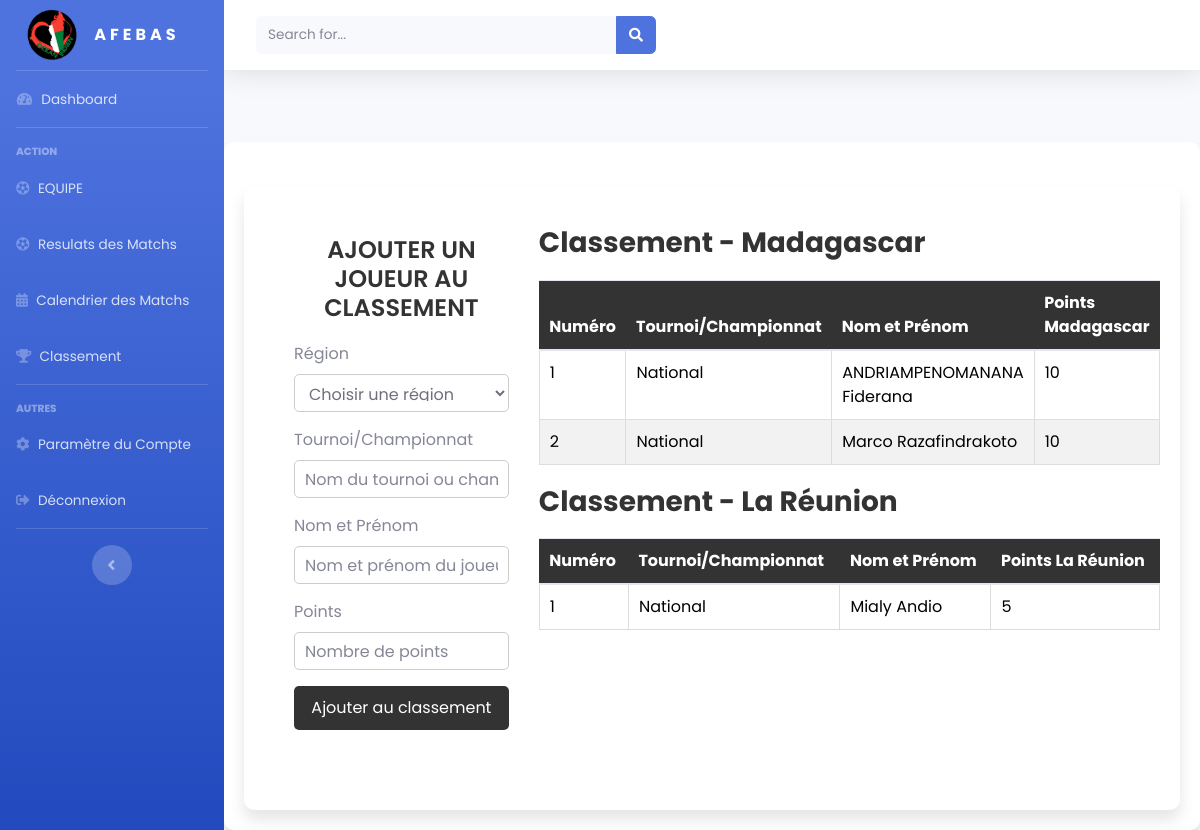
Page /classement.php on the committed database.
### tables this page shows
CREATE TABLE `classement` (
  `id` int(11) NOT NULL,
  `region` varchar(50) NOT NULL,
  `tournoi` varchar(100) NOT NULL,
  `nom_prenom` varchar(100) NOT NULL,
  `points` int(11) NOT NULL
);

### server/trait-two-classement.php (called while the page is built)
<?php
 require_once 'server/db.php';
 $stmt_mada = $pdo->prepare("SELECT * FROM classement WHERE region = 'madagascar' ORDER BY points DESC LIMIT 5");
 $stmt_mada->execute();
 $classement_mada = $stmt_mada->fetchAll(PDO::FETCH_ASSOC);
 $stmt_reunion = $pdo->prepare("SELECT * FROM classement WHERE region = 'la-reunion' ORDER BY points DESC LIMIT 5");
 $stmt_reunion->execute();
 $classement_reunion = $stmt_reunion->fetchAll(PDO::FETCH_ASSOC);

### classement.php (the view, shortened to what this page needs)
<?php
require_once 'server/trait-two-classement.php';
?>
<!DOCTYPE html>
<html lang="en">
<head>
    <link href="vendor/fontawesome-free/css/all.min.css" rel="stylesheet" type="text/css">
    <link rel="stylesheet" href="./asset/css/style2.css">
    <link rel="stylesheet" href="./asset/css/style3.css">
    <link rel="stylesheet" href="./asset/css/dash.css">
</head>
<body id="page-top">
    <div id="wrapper">
        <ul class="navbar-nav bg-gradient-primary sidebar sidebar-dark accordion" id="accordionSidebar">
            <a class="sidebar-brand d-flex align-items-center justify-content-center">
                <div class="sidebar-brand-icon rotate-n-15">
                    <img src="./asset/images/Logo.png" alt="" style="width: 50px;" alt="logo">
                </div>
                <div class="sidebar-brand-text mx-3" style="letter-spacing: 4px; font-weight: bold;">AFEBAS</div>
            </a>
            <hr class="sidebar-divider my-0">
            <li class="nav-item">
                <a class="nav-link">
                    <i class="fas fa-fw fa-tachometer-alt"></i>
                    <span>Dashboard</span></a>
            </li>
            <hr class="sidebar-divider">
            <div class="sidebar-heading">
                Action
            </div>
            <li class="nav-item">
                <a class="nav-link collapsed" href="./equipe.html">
                    <i class="fas fa-futbol"></i>
                    <span> EQUIPE</span>
                </a>
            </li>
            <li class="nav-item">
                <a class="nav-link collapsed" href="./resulandmatch.php">
                    <i class="fas fa-futbol"></i>
                    <span>Resulats des Matchs</span>
                </a>
            </li>
            <li class="nav-item">
                <a class="nav-link collapsed" href="./calendrier.php">
                    <i class="fas fa-calendar-alt"></i>
                    <span>Calendrier des Matchs</span>
                </a>
            </li>
            <li class="nav-item">
                <a class="nav-link collapsed" href="./classement.html">
                    <i class="fas fa-trophy"></i>
                    <span>Classement</span>
                </a>
            </li>
            <hr class="sidebar-divider">
            <div class="sidebar-heading">
                Autres
            </div>
            <li class="nav-item">
                <a class="nav-link" href="">
                    <i class="fas fa-cog"></i>
                    <span>Paramètre du Compte</span></a>
            </li>
            <li class="nav-item">
                <a class="nav-link" href="">
                    <i class="fas fa-sign-out-alt"></i>
                    <span>Déconnexion</span></a>
            </li>
            <hr class="sidebar-divider d-none d-md-block">
            <div class="text-center d-none d-md-inline">
                <button class="rounded-circle border-0" id="sidebarToggle"></button>
            </div>
        </ul>
        <div id="content-wrapper" class="d-flex flex-column">
            <div id="content">
                <nav class="navbar navbar-expand navbar-light bg-white topbar mb-4 static-top shadow">
                    <form
                        class="d-none d-sm-inline-block form-inline mr-auto ml-md-3 my-2 my-md-0 mw-100 navbar-search">
                        <div class="input-group">
                            <input type="text" class="form-control bg-light border-0 small" placeholder="Search for..."
                                aria-label="Search" aria-describedby="basic-addon2">
                            <div class="input-group-append">
                                <button class="btn btn-primary" type="button">
                                    <i class="fas fa-search fa-sm"></i>
                                </button>
                            </div>
                        </div>
                    </form>
                </nav>
                <br> <br>
                <div class="container">
                    <div class="container mt-4">
                        <div class="form-container">
                            <h2>Ajouter un joueur au classement</h2>
                            <form action="./server/trait-classement.php" method="post">
                                <div class="mb-3">
                                    <label for="region" class="form-label">Région</label>
                                    <select id="region" name="region" class="form-control" required>
                                        <option value="" disabled selected>Choisir une région</option>
                                    </select>
                                </div>
                                <div class="mb-3">
                                    <label for="tournament" class="form-label">Tournoi/Championnat</label>
                                    <input type="text" class="form-control" id="tournament" name="tournament"
                                        placeholder="Nom du tournoi ou championnat" required>
                                </div>
                                <div class="mb-3">
                                    <label for="name" class="form-label">Nom et Prénom</label>
                                    <input type="text" class="form-control" id="name" name="name"
                                        placeholder="Nom et prénom du joueur" required>
                                </div>
                                <div class="mb-3">
                                    <label for="points" class="form-label">Points</label>
                                    <input type="number" class="form-control" id="points" name="points"
                                        placeholder="Nombre de points" required>
                                </div>
                                <button type="submit" class="btn btn-primary">Ajouter au classement</button>
                            </form>
                        </div>
                        <div class="classements-container">
                            <div class="classement-madagascar">
                                <h3>Classement - Madagascar</h3>
                                <table class="table">
                                    <thead>
                                        <tr>
                                            <th>Numéro</th>
                                            <th>Tournoi/Championnat</th>
                                            <th>Nom et Prénom</th>
                                            <th>Points Madagascar</th>
                                        </tr>
                                    </thead>
                                    <tbody>
                                        <?php
                                        foreach ($classement_mada as $index => $joueur) {
                                            if ($index < 5) {
                                                echo "<tr>
                                <td>" . ($index + 1) . "</td>
                                <td>" . $joueur['tournoi'] . "</td>
                                <td>" . $joueur['nom_prenom'] . "</td>
                                <td>" . $joueur['points'] . "</td>
                            </tr>";
                                            }
                                        }
                                        ?>
                                    </tbody>
                                </table>
                            </div>
                            <div class="classement-reunion">
                                <h3>Classement - La Réunion</h3>
                                <table class="table">
                                    <thead>
                                        <tr>
                                            <th>Numéro</th>
                                            <th>Tournoi/Championnat</th>
                                            <th>Nom et Prénom</th>
                                            <th>Points La Réunion</th>
                                        </tr>
                                    </thead>
                                    <tbody>
                                        <?php
                                        foreach ($classement_reunion as $index => $joueur) {
                                            if ($index < 5) {
                                                echo "<tr>
                                <td>" . ($index + 1) . "</td>
                                <td>" . $joueur['tournoi'] . "</td>
                                <td>" . $joueur['nom_prenom'] . "</td>
                                <td>" . $joueur['points'] . "</td>
                            </tr>";
                                            }
                                        }
                                        ?>
                                    </tbody>
                                </table>
                            </div>
                        </div>
                    </div>
                </div>
            </div>
        </div>
    </div>
</body>
</html>

### asset/css/dash.css (style rules this page uses)
.container { display: flex; background-color: #fff; border-radius: 10px; box-shadow: 0 10px 15px rgba(0, 0, 0, 0.1); overflow: hidden; max-width: 1200px; width: 100%; padding: 20px; }
.form-container { padding: 30px; width: 50%; }
h2 { text-align: center; margin-bottom: 20px; font-weight: 600; color: #007bff; text-transform: uppercase; font-size: 24px; }
h2 { text-align: center; color: #333; margin-bottom: 20px; }
table { width: 100%; border-collapse: collapse; margin-top: 20px; }
th { padding: 12px; text-align: left; border-bottom: 1px solid #ddd; }
th { background-color: #007bff; color: white; }
.table th, .table td { padding: 15px; }
.table { margin-top: 20px; }

### classement.php (style rules this page uses)
.classements-container { display: block; margin-top: 20px; }
.classement-madagascar, .classement-reunion { margin-bottom: 20px; width: 100%; }
.table { width: 100%; text-align: left; border-collapse: collapse; }
.table th { background-color: #333; color: #fff; padding: 10px; }
.table td { padding: 10px; border: 1px solid #ddd; color: #000; }
.table tbody tr:nth-child(even) { background-color: #f2f2f2; }
.table tbody tr:nth-child(odd) { background-color: #fff; }
h3 { color: #333; font-weight: bold; }
.form-container { margin-bottom: 20px; }
.form-container h2 { color: #333; }
.form-container form input, .form-container form select, .form-container form button { display: block; width: 100%; margin-bottom: 10px; padding: 10px; border-radius: 5px; border: 1px solid #ccc; }
.form-container form button { background-color: #333; color: #fff; border: none; }

### rows in the picture
classement: tournoi "National", nom_prenom "ANDRIAMPENOMANANA Fiderana", points "10"
classement: tournoi "National", nom_prenom "Marco Razafindrakoto", points "10"
classement: tournoi "National", nom_prenom "Mialy Andio", points "5"
